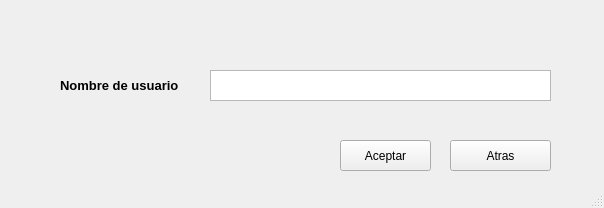
<?xml version="1.0" encoding="UTF-8"?>
<ui version="4.0">
 <class>fRecovery</class>
 <widget class="QMainWindow" name="fRecovery">
  <property name="geometry">
   <rect>
    <x>0</x>
    <y>0</y>
    <width>604</width>
    <height>208</height>
   </rect>
  </property>
  <property name="windowTitle">
   <string>Recordatorio de contraseña</string>
  </property>
  <property name="toolTipDuration">
   <number>-4</number>
  </property>
  <widget class="QWidget" name="centralwidget">
   <widget class="QLabel" name="lUserName">
    <property name="geometry">
     <rect>
      <x>60</x>
      <y>70</y>
      <width>131</width>
      <height>31</height>
     </rect>
    </property>
    <property name="font">
     <font>
      <pointsize>10</pointsize>
      <weight>75</weight>
      <bold>true</bold>
     </font>
    </property>
    <property name="text">
     <string>Nombre de usuario</string>
    </property>
   </widget>
   <widget class="QTextEdit" name="tUserName">
    <property name="geometry">
     <rect>
      <x>210</x>
      <y>70</y>
      <width>341</width>
      <height>31</height>
     </rect>
    </property>
   </widget>
   <widget class="QPushButton" name="bOk">
    <property name="geometry">
     <rect>
      <x>340</x>
      <y>140</y>
      <width>91</width>
      <height>31</height>
     </rect>
    </property>
    <property name="text">
     <string>Aceptar</string>
    </property>
   </widget>
   <widget class="QPushButton" name="bExit">
    <property name="geometry">
     <rect>
      <x>450</x>
      <y>140</y>
      <width>101</width>
      <height>31</height>
     </rect>
    </property>
    <property name="text">
     <string>Atras</string>
    </property>
   </widget>
  </widget>
  <widget class="QStatusBar" name="statusbar"/>
 </widget>
 <resources/>
 <connections/>
</ui>
